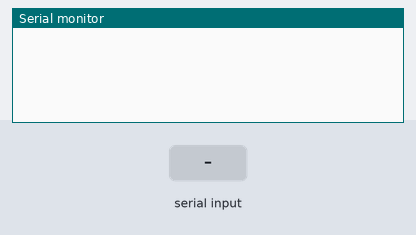
Bench run of a sketch on a simulated Arduino Mega 2560, built with avr-gcc and run on an emulated ATmega2560. On the bench: the last lines printed to the serial monitor. The test bench sets the inputs (shaded band). The modem accepts every AT command (registered, SIM ready, sends succeed) and sends nothing else.

Above: at 2.8 s.
2.9 s: "1" received over the second serial link
At 5.1 s:
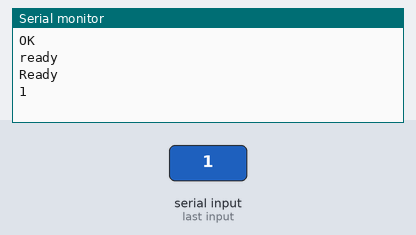
5.5 s: "0" received over the second serial link
At 6.6 s:
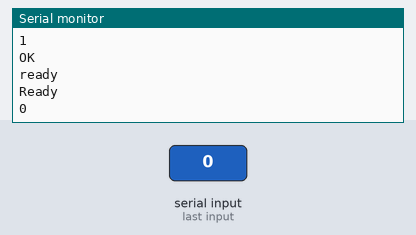

The sketch:

send_AT_command.ino.ino
```cpp
#define BLYNK_PRINT Serial // Blynk Print Serial. This "define" should place on top of sketch
#define BLYNK_MAX_SENDBYTES 500 // set Limit Blynk Symbol Number(include Subject + body)

#include <ESP8266_Lib.h>
#include <BlynkSimpleShieldEsp8266.h>

#define ESP_SERIAL Serial1
#define ESP_BAUD 115200
void setup() {
  // put your setup code here, to run once:
  Serial.begin(9600);
  ESP_SERIAL.begin(ESP_BAUD);


//Major Commands
//AT+RST
//AT+CWMODE
//AT+CWJAP
//AT+CIPSTART
//AT+CIPSEND
//AT+CIFSR
//
//
//
//
//

}

void loop() {
  // put your main code here, to run repeatedly:

//  Serial.println(ESP_SERIAL.available());
  delay(2000);
  ESP_SERIAL.write("AT+RST\r\n");

  while(Serial.available()){
    ESP_SERIAL.write(Serial.read());
  }
  while(ESP_SERIAL.available()){
    Serial.write(ESP_SERIAL.read());
  }
}
```

Measured:
- after the input at 2.9 s, the serial monitor: prints a new line after 1.1 s (image 1)
- after the input at 5.5 s, the serial monitor: prints a new line after 0.52 s (image 2)
